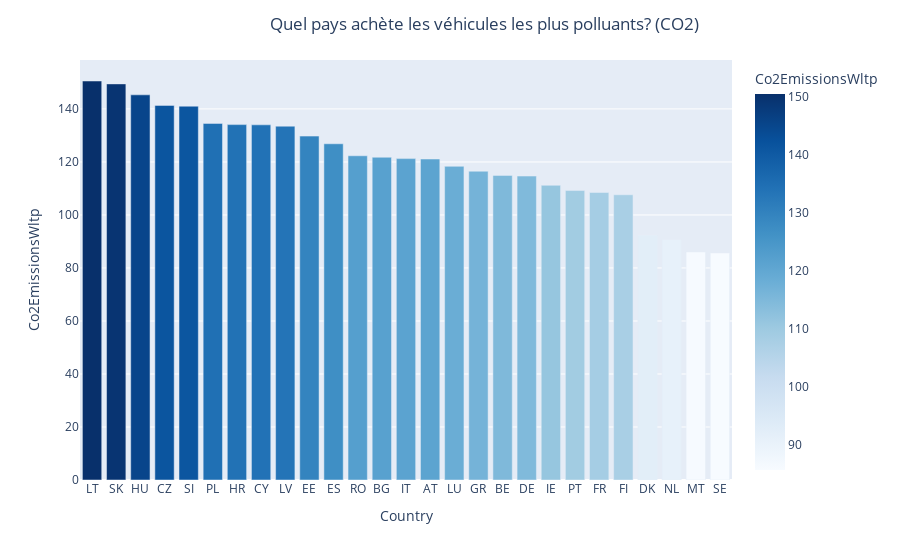
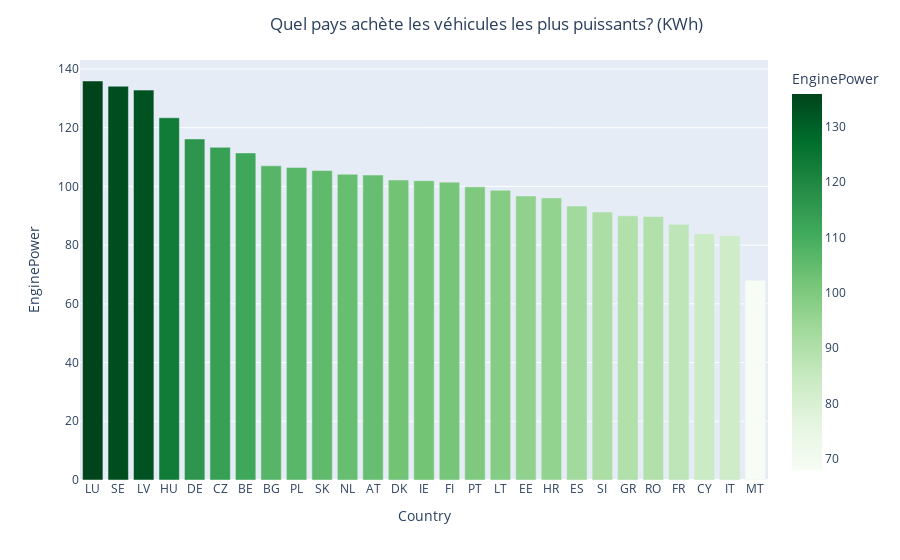
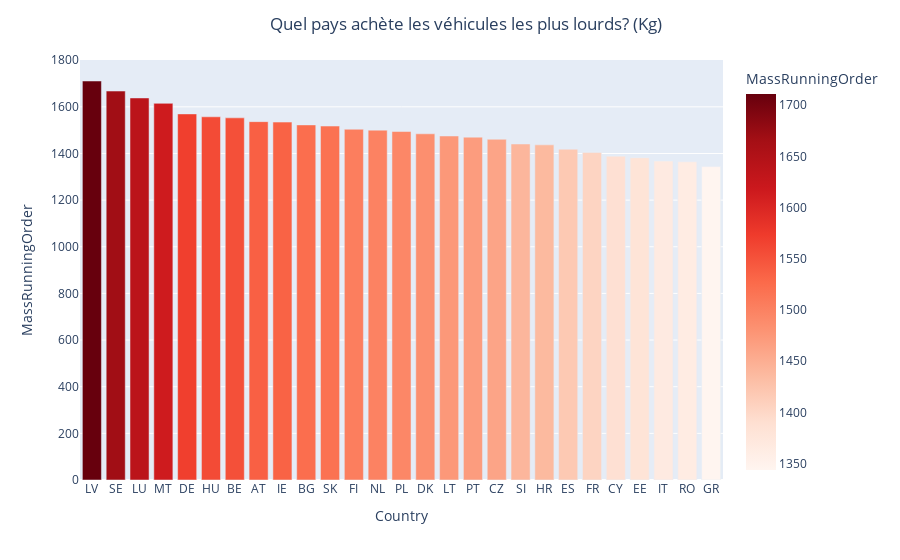

Notebook code for these charts, in order:
### Code cell
co2.viz.countrywise_viz(countries)

### Figure 1 — Plotly figure (JSON) as saved in the notebook; plotly's stock layout.template omitted (floating-point values rounded to 4 significant figures)
{"data": [{"alignmentgroup": "True", "hovertemplate": "Country=%{x}<br>Co2EmissionsWltp=%{marker.color}<extra></extra>", "legendgroup": "", "marker": {"color": [150.5, 149.4, 145.3, 141.3, 141.0, 134.5, 134.1, 134, 133.5, 129.8, 126.9, 122.3, 121.8, 121.3, 121.1, 118.3, 116.5, 114.9, 114.7, 111.2, 109.2, 108.5, 107.6, 92.4, 90.71, 86, 85.61], "coloraxis": "coloraxis", "pattern": {"shape": ""}}, "name": "", "offsetgroup": "", "orientation": "v", "showlegend": false, "textposition": "auto", "type": "bar", "x": ["LT", "SK", "HU", "CZ", "SI", "PL", "HR", "CY", "LV", "EE", "ES", "RO", "BG", "IT", "AT", "LU", "GR", "BE", "DE", "IE", "PT", "FR", "FI", "DK", "NL", "MT", "SE"], "xaxis": "x", "y": [150.5, 149.4, 145.3, 141.3, 141.0, 134.5, 134.1, 134, 133.5, 129.8, 126.9, 122.3, 121.8, 121.3, 121.1, 118.3, 116.5, 114.9, 114.7, 111.2, 109.2, 108.5, 107.6, 92.4, 90.71, 86, 85.61], "yaxis": "y"}], "layout": {"barmode": "relative", "coloraxis": {"colorbar": {"title": {"text": "Co2EmissionsWltp"}}, "colorscale": [[0, "rgb(247,251,255)"], [0.125, "rgb(222,235,247)"], [0.25, "rgb(198,219,239)"], [0.375, "rgb(158,202,225)"], [0.5, "rgb(107,174,214)"], [0.625, "rgb(66,146,198)"], [0.75, "rgb(33,113,181)"], [0.875, "rgb(8,81,156)"], [1, "rgb(8,48,107)"]]}, "legend": {"tracegroupgap": 0}, "margin": {"t": 60}, "title": {"text": "Quel pays achète les véhicules les plus polluants? (CO2)", "x": 0.3}, "xaxis": {"anchor": "y", "domain": [0, 1], "title": {"text": "Country"}}, "yaxis": {"anchor": "x", "domain": [0, 1], "title": {"text": "Co2EmissionsWltp"}}}}

### Figure 2 — Plotly figure (JSON) as saved in the notebook; plotly's stock layout.template omitted (floating-point values rounded to 4 significant figures)
{"data": [{"alignmentgroup": "True", "hovertemplate": "Country=%{x}<br>EnginePower=%{marker.color}<extra></extra>", "legendgroup": "", "marker": {"color": [135.9, 134.1, 132.8, 123.4, 116.2, 113.3, 111.4, 107, 106.5, 105.4, 104.1, 103.9, 102.2, 101.9, 101.5, 99.84, 98.69, 96.75, 96.08, 93.29, 91.28, 89.98, 89.77, 87.07, 83.88, 83.17, 68], "coloraxis": "coloraxis", "pattern": {"shape": ""}}, "name": "", "offsetgroup": "", "orientation": "v", "showlegend": false, "textposition": "auto", "type": "bar", "x": ["LU", "SE", "LV", "HU", "DE", "CZ", "BE", "BG", "PL", "SK", "NL", "AT", "DK", "IE", "FI", "PT", "LT", "EE", "HR", "ES", "SI", "GR", "RO", "FR", "CY", "IT", "MT"], "xaxis": "x", "y": [135.9, 134.1, 132.8, 123.4, 116.2, 113.3, 111.4, 107, 106.5, 105.4, 104.1, 103.9, 102.2, 101.9, 101.5, 99.84, 98.69, 96.75, 96.08, 93.29, 91.28, 89.98, 89.77, 87.07, 83.88, 83.17, 68], "yaxis": "y"}], "layout": {"barmode": "relative", "coloraxis": {"colorbar": {"title": {"text": "EnginePower"}}, "colorscale": [[0, "rgb(247,252,245)"], [0.125, "rgb(229,245,224)"], [0.25, "rgb(199,233,192)"], [0.375, "rgb(161,217,155)"], [0.5, "rgb(116,196,118)"], [0.625, "rgb(65,171,93)"], [0.75, "rgb(35,139,69)"], [0.875, "rgb(0,109,44)"], [1, "rgb(0,68,27)"]]}, "legend": {"tracegroupgap": 0}, "margin": {"t": 60}, "title": {"text": "Quel pays achète les véhicules les plus puissants? (KWh)", "x": 0.3}, "xaxis": {"anchor": "y", "domain": [0, 1], "title": {"text": "Country"}}, "yaxis": {"anchor": "x", "domain": [0, 1], "title": {"text": "EnginePower"}}}}

### Figure 3 — Plotly figure (JSON) as saved in the notebook; plotly's stock layout.template omitted (floating-point values rounded to 4 significant figures)
{"data": [{"alignmentgroup": "True", "hovertemplate": "Country=%{x}<br>MassRunningOrder=%{marker.color}<extra></extra>", "legendgroup": "", "marker": {"color": [1711.0, 1668.0, 1638.0, 1615, 1570.0, 1557.0, 1553.0, 1537.0, 1535.0, 1523.0, 1518.0, 1504.0, 1500.0, 1494.0, 1484.0, 1475, 1470.0, 1461.0, 1441.0, 1437.0, 1418.0, 1404.0, 1389.0, 1382.0, 1367.0, 1364.0, 1344.0], "coloraxis": "coloraxis", "pattern": {"shape": ""}}, "name": "", "offsetgroup": "", "orientation": "v", "showlegend": false, "textposition": "auto", "type": "bar", "x": ["LV", "SE", "LU", "MT", "DE", "HU", "BE", "AT", "IE", "BG", "SK", "FI", "NL", "PL", "DK", "LT", "PT", "CZ", "SI", "HR", "ES", "FR", "CY", "EE", "IT", "RO", "GR"], "xaxis": "x", "y": [1711.0, 1668.0, 1638.0, 1615, 1570.0, 1557.0, 1553.0, 1537.0, 1535.0, 1523.0, 1518.0, 1504.0, 1500.0, 1494.0, 1484.0, 1475, 1470.0, 1461.0, 1441.0, 1437.0, 1418.0, 1404.0, 1389.0, 1382.0, 1367.0, 1364.0, 1344.0], "yaxis": "y"}], "layout": {"barmode": "relative", "coloraxis": {"colorbar": {"title": {"text": "MassRunningOrder"}}, "colorscale": [[0, "rgb(255,245,240)"], [0.125, "rgb(254,224,210)"], [0.25, "rgb(252,187,161)"], [0.375, "rgb(252,146,114)"], [0.5, "rgb(251,106,74)"], [0.625, "rgb(239,59,44)"], [0.75, "rgb(203,24,29)"], [0.875, "rgb(165,15,21)"], [1, "rgb(103,0,13)"]]}, "legend": {"tracegroupgap": 0}, "margin": {"t": 60}, "title": {"text": "Quel pays achète les véhicules les plus lourds? (Kg)", "x": 0.3}, "xaxis": {"anchor": "y", "domain": [0, 1], "title": {"text": "Country"}}, "yaxis": {"anchor": "x", "domain": [0, 1], "title": {"text": "MassRunningOrder"}}}}
